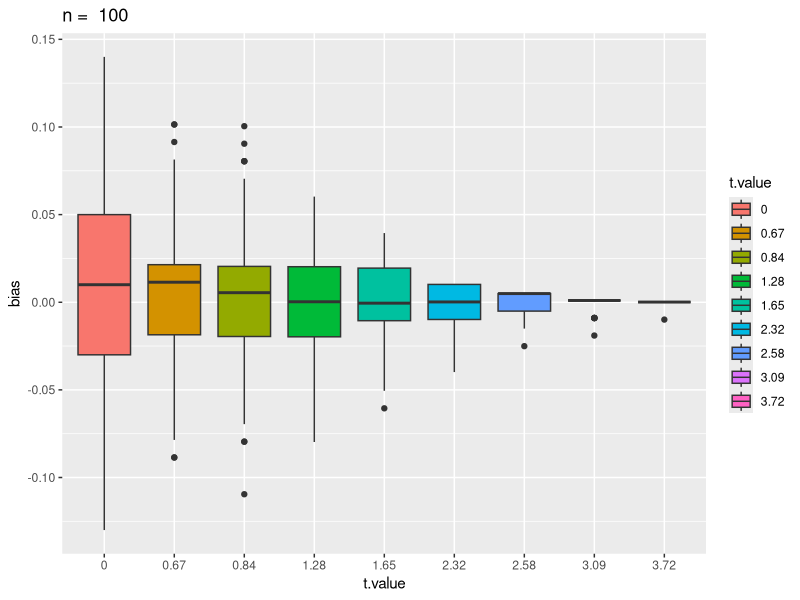
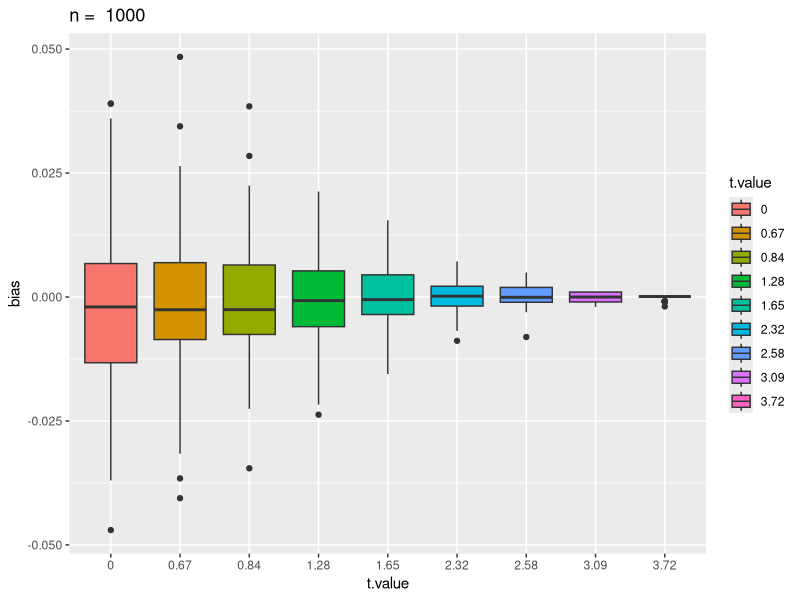
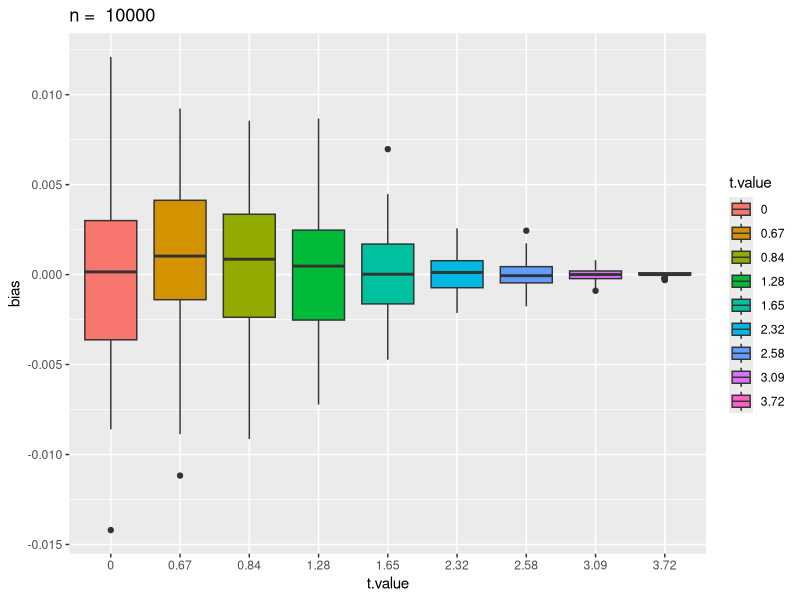

These charts were generated, in order, by the following R code:
## ---- chunk 1
knitr::opts_chunk$set(echo = TRUE) 
require(DT)
library(ggplot2)
require(data.table)

set.seed(123)
nlist <- c(100, 1000, 10000)
tlist <- c(0.0, 0.67, 0.84, 1.28, 1.65, 2.32, 2.58, 3.09, 3.72)
repno <- 100

## generate normal distribution data and calculate approx. CDF
cdf.cal.fun <- function(n, tlist){
  x <- rnorm(n, mean = 0, sd = 1)
  cdf <- double(length(tlist))
  for(t in tlist){
    cdf[which(tlist == t)] <- sum(x <= t) /n
}
  cdf
}
tble <- data.frame(t.value = tlist, truevalue.cdf= pnorm(tlist, mean = 0, sd = 1))
## result table
for(n in nlist){
  cdf <- cdf.cal.fun(n = n, tlist = tlist)
  ## table
  tble <- cbind(tble, cdf)
}
colnames(tble) <- c("t value", "true value of cdf", "n = 100", "n = 1000", "n = 10000")
tble
## ---- chunk 2
cdf.cal.fun <- function(n, tlist){
  x <- rnorm(n, mean = 0, sd = 1)
  cdf <- double(length(tlist))
  for(t in tlist){
    cdf[which(tlist == t)] <- sum(x <= t) /n
}
  cdf
}

## ---- chunk 3

data.table(tble)

## ---- chunk 4
for(n in nlist){
  cdf <- cdf.cal.fun(n = n, tlist = tlist)
  ## table
  cdf.rep <- replicate(100, cdf.cal.fun(n = n, tlist = tlist))
  bias <- cdf.rep - pnorm(tlist, mean = 0, sd = 1)
  # print(bias)
  df <- data.frame(
    t.value = factor(rep(tlist, each = 100)),
    bias = as.vector(t(bias))
      #c(bias[1, ], bias[2, ], bias[3, ]....) ## how to improve?
  )
  
  p <- ggplot(df, aes(x=t.value, y=bias, fill = t.value)) +
    geom_boxplot() + ggtitle(paste("n = ", n))
  print(p)
}
